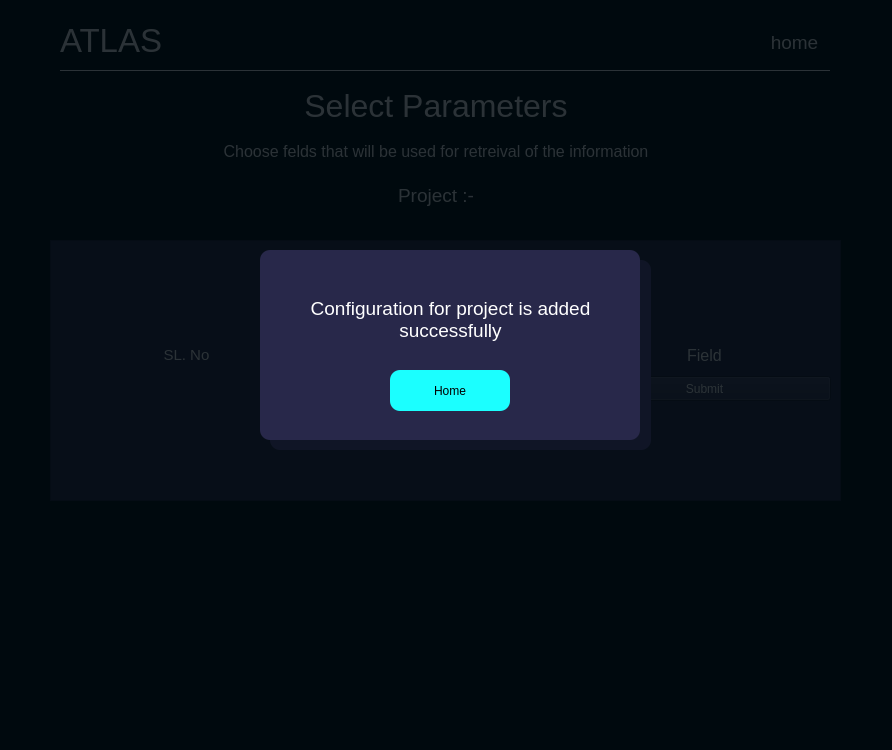
<?xml version="1.0" encoding="UTF-8"?>
<ui version="4.0">
 <class>Dialog</class>
 <widget class="QDialog" name="Dialog">
  <property name="geometry">
   <rect>
    <x>0</x>
    <y>0</y>
    <width>892</width>
    <height>750</height>
   </rect>
  </property>
  <property name="windowTitle">
   <string>Dialog</string>
  </property>
  <widget class="QWidget" name="widget" native="true">
   <property name="geometry">
    <rect>
     <x>0</x>
     <y>0</y>
     <width>892</width>
     <height>750</height>
    </rect>
   </property>
   <property name="styleSheet">
    <string notr="true">QWidget#widget{background-color: rgba(0,9,14,255);}
</string>
   </property>
   <widget class="QWidget" name="widget_3" native="true">
    <property name="geometry">
     <rect>
      <x>60</x>
      <y>70</y>
      <width>770</width>
      <height>1</height>
     </rect>
    </property>
    <property name="styleSheet">
     <string notr="true">background-color: rgb(255, 255, 255);</string>
    </property>
   </widget>
   <widget class="QLabel" name="label">
    <property name="geometry">
     <rect>
      <x>60</x>
      <y>20</y>
      <width>201</width>
      <height>41</height>
     </rect>
    </property>
    <property name="font">
     <font>
      <pointsize>25</pointsize>
     </font>
    </property>
    <property name="styleSheet">
     <string notr="true">color: rgb(255,255,255);
</string>
    </property>
    <property name="text">
     <string>ATLAS</string>
    </property>
   </widget>
   <widget class="QPushButton" name="home">
    <property name="geometry">
     <rect>
      <x>750</x>
      <y>30</y>
      <width>89</width>
      <height>25</height>
     </rect>
    </property>
    <property name="font">
     <font>
      <pointsize>14</pointsize>
     </font>
    </property>
    <property name="styleSheet">
     <string notr="true">QPushButton#home{color: rgb(255,255,255);
border: 1px solid;
border-color: rgba(0,9,14,255);}
QPushButton#home::hover{
font: 16pt &quot;Ubuntu&quot;;}
</string>
    </property>
    <property name="text">
     <string>home</string>
    </property>
   </widget>
   <widget class="QLabel" name="name">
    <property name="geometry">
     <rect>
      <x>-10</x>
      <y>180</y>
      <width>892</width>
      <height>31</height>
     </rect>
    </property>
    <property name="font">
     <font>
      <pointsize>14</pointsize>
     </font>
    </property>
    <property name="styleSheet">
     <string notr="true">color:rgb(255,255,255)</string>
    </property>
    <property name="text">
     <string>Project :-</string>
    </property>
    <property name="alignment">
     <set>Qt::AlignCenter</set>
    </property>
   </widget>
   <widget class="QLabel" name="label_2">
    <property name="geometry">
     <rect>
      <x>-10</x>
      <y>141</y>
      <width>892</width>
      <height>20</height>
     </rect>
    </property>
    <property name="font">
     <font>
      <pointsize>12</pointsize>
     </font>
    </property>
    <property name="styleSheet">
     <string notr="true">color: rgb(255, 255, 255);</string>
    </property>
    <property name="text">
     <string>Choose felds that will be used for retreival of the information</string>
    </property>
    <property name="alignment">
     <set>Qt::AlignCenter</set>
    </property>
   </widget>
   <widget class="QLabel" name="label_3">
    <property name="geometry">
     <rect>
      <x>-10</x>
      <y>81</y>
      <width>892</width>
      <height>50</height>
     </rect>
    </property>
    <property name="font">
     <font>
      <pointsize>24</pointsize>
     </font>
    </property>
    <property name="styleSheet">
     <string notr="true">color: rgb(255, 255, 255);</string>
    </property>
    <property name="text">
     <string>Select Parameters</string>
    </property>
    <property name="alignment">
     <set>Qt::AlignCenter</set>
    </property>
   </widget>
   <widget class="QScrollArea" name="scrollArea">
    <property name="geometry">
     <rect>
      <x>50</x>
      <y>240</y>
      <width>791</width>
      <height>261</height>
     </rect>
    </property>
    <property name="maximumSize">
     <size>
      <width>16777215</width>
      <height>16777215</height>
     </size>
    </property>
    <property name="autoFillBackground">
     <bool>true</bool>
    </property>
    <property name="styleSheet">
     <string notr="true">background-color: rgba(40,40,74,255);
color: rgb(255, 255, 255);</string>
    </property>
    <property name="verticalScrollBarPolicy">
     <enum>Qt::ScrollBarAsNeeded</enum>
    </property>
    <property name="sizeAdjustPolicy">
     <enum>QAbstractScrollArea::AdjustIgnored</enum>
    </property>
    <property name="widgetResizable">
     <bool>true</bool>
    </property>
    <property name="alignment">
     <set>Qt::AlignLeading|Qt::AlignLeft|Qt::AlignTop</set>
    </property>
    <widget class="QWidget" name="scrollAreaWidgetContents">
     <property name="geometry">
      <rect>
       <x>0</x>
       <y>0</y>
       <width>787</width>
       <height>257</height>
      </rect>
     </property>
     <property name="mouseTracking">
      <bool>false</bool>
     </property>
     <layout class="QVBoxLayout" name="verticalLayout">
      <item>
       <layout class="QGridLayout" name="details" columnstretch="0,0,0">
        <property name="spacing">
         <number>6</number>
        </property>
        <item row="1" column="2">
         <widget class="QPushButton" name="submit">
          <property name="maximumSize">
           <size>
            <width>16777215</width>
            <height>25</height>
           </size>
          </property>
          <property name="text">
           <string>Submit</string>
          </property>
         </widget>
        </item>
        <item row="0" column="1">
         <widget class="QLabel" name="label_9">
          <property name="minimumSize">
           <size>
            <width>0</width>
            <height>30</height>
           </size>
          </property>
          <property name="maximumSize">
           <size>
            <width>16777215</width>
            <height>30</height>
           </size>
          </property>
          <property name="font">
           <font>
            <pointsize>12</pointsize>
           </font>
          </property>
          <property name="text">
           <string>Packet Type</string>
          </property>
          <property name="alignment">
           <set>Qt::AlignCenter</set>
          </property>
         </widget>
        </item>
        <item row="0" column="0">
         <widget class="QLabel" name="label_4">
          <property name="minimumSize">
           <size>
            <width>0</width>
            <height>30</height>
           </size>
          </property>
          <property name="maximumSize">
           <size>
            <width>16777215</width>
            <height>30</height>
           </size>
          </property>
          <property name="font">
           <font>
            <pointsize>11</pointsize>
           </font>
          </property>
          <property name="text">
           <string>SL. No</string>
          </property>
          <property name="alignment">
           <set>Qt::AlignCenter</set>
          </property>
         </widget>
        </item>
        <item row="1" column="1">
         <widget class="QPushButton" name="add_p">
          <property name="maximumSize">
           <size>
            <width>16777215</width>
            <height>25</height>
           </size>
          </property>
          <property name="text">
           <string>Add Search Field</string>
          </property>
         </widget>
        </item>
        <item row="0" column="2">
         <widget class="QLabel" name="label_11">
          <property name="minimumSize">
           <size>
            <width>0</width>
            <height>30</height>
           </size>
          </property>
          <property name="maximumSize">
           <size>
            <width>16777215</width>
            <height>30</height>
           </size>
          </property>
          <property name="font">
           <font>
            <pointsize>12</pointsize>
           </font>
          </property>
          <property name="text">
           <string>Field</string>
          </property>
          <property name="alignment">
           <set>Qt::AlignCenter</set>
          </property>
         </widget>
        </item>
       </layout>
      </item>
     </layout>
    </widget>
   </widget>
   <widget class="QWidget" name="pop_up" native="true">
    <property name="geometry">
     <rect>
      <x>0</x>
      <y>0</y>
      <width>892</width>
      <height>750</height>
     </rect>
    </property>
    <property name="styleSheet">
     <string notr="true">QWidget#pop_up{background-color: rgba(0,9,14,150);}
</string>
    </property>
    <widget class="QWidget" name="widget_2" native="true">
     <property name="geometry">
      <rect>
       <x>260</x>
       <y>250</y>
       <width>380</width>
       <height>190</height>
      </rect>
     </property>
     <property name="styleSheet">
      <string notr="true">QWidget#widget_2{
border-radius : 10px;
background-color: rgba(40,40,74,255);
}</string>
     </property>
     <widget class="QLabel" name="num">
      <property name="geometry">
       <rect>
        <x>20</x>
        <y>29</y>
        <width>341</width>
        <height>81</height>
       </rect>
      </property>
      <property name="font">
       <font>
        <pointsize>14</pointsize>
       </font>
      </property>
      <property name="styleSheet">
       <string notr="true">color: rgb(255, 255, 255);</string>
      </property>
      <property name="text">
       <string>Configuration for project is added successfully</string>
      </property>
      <property name="alignment">
       <set>Qt::AlignCenter</set>
      </property>
      <property name="wordWrap">
       <bool>true</bool>
      </property>
     </widget>
     <widget class="QPushButton" name="cont">
      <property name="geometry">
       <rect>
        <x>130</x>
        <y>120</y>
        <width>120</width>
        <height>41</height>
       </rect>
      </property>
      <property name="styleSheet">
       <string notr="true">QPushButton#cont{
border-radius :10px;
color: rgb(0,0,0);
background-color: rgba(27,255,255,255);}
QPushButton#cont::hover{border: 1px solid black;
font: 12pt &quot;Ubuntu&quot;;}</string>
      </property>
      <property name="text">
       <string>Home</string>
      </property>
     </widget>
    </widget>
   </widget>
   <widget class="QWidget" name="pop_up_2" native="true">
    <property name="geometry">
     <rect>
      <x>10</x>
      <y>10</y>
      <width>892</width>
      <height>750</height>
     </rect>
    </property>
    <property name="styleSheet">
     <string notr="true">QWidget#pop_up_2{background-color: rgba(0,9,14,150);}
</string>
    </property>
    <widget class="QWidget" name="widget_4" native="true">
     <property name="geometry">
      <rect>
       <x>260</x>
       <y>250</y>
       <width>381</width>
       <height>190</height>
      </rect>
     </property>
     <property name="styleSheet">
      <string notr="true">QWidget#widget_4{
border-radius : 10px;
background-color: rgba(40,40,74,255);
}</string>
     </property>
     <widget class="QLabel" name="msgg">
      <property name="geometry">
       <rect>
        <x>30</x>
        <y>19</y>
        <width>321</width>
        <height>91</height>
       </rect>
      </property>
      <property name="font">
       <font>
        <pointsize>12</pointsize>
       </font>
      </property>
      <property name="styleSheet">
       <string notr="true">color: rgb(255, 255, 255);</string>
      </property>
      <property name="text">
       <string>&lt;html&gt;&lt;head/&gt;&lt;body&gt;&lt;p&gt;Do you really want to exit?&lt;/p&gt;&lt;p&gt;Project details may not be saved.&lt;/p&gt;&lt;/body&gt;&lt;/html&gt;</string>
      </property>
      <property name="scaledContents">
       <bool>false</bool>
      </property>
      <property name="alignment">
       <set>Qt::AlignCenter</set>
      </property>
      <property name="wordWrap">
       <bool>true</bool>
      </property>
     </widget>
     <widget class="QPushButton" name="cancel">
      <property name="geometry">
       <rect>
        <x>60</x>
        <y>120</y>
        <width>120</width>
        <height>41</height>
       </rect>
      </property>
      <property name="styleSheet">
       <string notr="true">QPushButton#cancel{
border-radius :10px;
color: rgb(0,0,0);
background-color: rgba(27,255,255,255);}
QPushButton#back::hover{border: 1px solid black;
font: 12pt &quot;Ubuntu&quot;;}</string>
      </property>
      <property name="text">
       <string>Cancel</string>
      </property>
     </widget>
     <widget class="QPushButton" name="exit">
      <property name="geometry">
       <rect>
        <x>210</x>
        <y>120</y>
        <width>120</width>
        <height>41</height>
       </rect>
      </property>
      <property name="styleSheet">
       <string notr="true">QPushButton#exit{
border-radius :10px;
color: rgb(0,0,0);
background-color: rgba(27,255,255,255);}
QPushButton#back::hover{border: 1px solid black;
font: 12pt &quot;Ubuntu&quot;;}</string>
      </property>
      <property name="text">
       <string>Exit</string>
      </property>
     </widget>
    </widget>
   </widget>
   <zorder>widget_3</zorder>
   <zorder>label</zorder>
   <zorder>home</zorder>
   <zorder>name</zorder>
   <zorder>label_2</zorder>
   <zorder>label_3</zorder>
   <zorder>scrollArea</zorder>
   <zorder>pop_up_2</zorder>
   <zorder>pop_up</zorder>
  </widget>
 </widget>
 <resources/>
 <connections/>
</ui>
